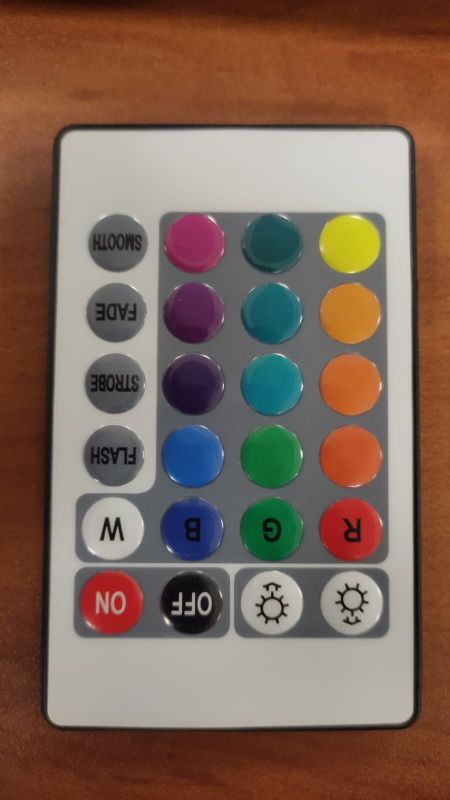
#> input picture images/prueba2.jpeg, 899 x 1599 px (shown at 1/2 size)
$ python CountingThings.py
#> lines starting #> are read from the running program, lines starting #| are printed output that depends on the picture; after the words box and inside, x2 and y2 are one past the last pixel; in counts of white or black regions, pixels touching at a corner belong together
### preprocesamiento.py
import cv2
import numpy as np

from util import image_resize


def preprocesamiento (imagen):
    # leer las matrices de calibracion
    cam_matrix = np.genfromtxt("./calibration/cam_matrix.txt",delimiter=",")
    coef_dist = np.genfromtxt ("./calibration/coef_dist.txt",delimiter=",")

    ################################
    # calibracion
    ################################
    h,  w = imagen.shape[:2]
    newcameramtx, roi = cv2.getOptimalNewCameraMatrix(cam_matrix,coef_dist , (w,h), 0, (w,h))
    # undistort
    dst = cv2.undistort(imagen, cam_matrix, coef_dist, None, newcameramtx)
    # crop the image
    x, y, w, h = roi
    calibrated = dst[y:y+h, x:x+w]
    ################################
    # Modificaion de tamaño
    ################################
    resized = image_resize(calibrated,height=480)
    ################################
    # reduccion a escala de grises
    ################################
    grises = cv2.cvtColor(resized, cv2.COLOR_BGR2GRAY)
    return grises,resized

### util.py
import cv2

def image_resize(image, width = None, height = None, inter = cv2.INTER_AREA):
    # initialize the dimensions of the image to be resized and
    # grab the image size
    dim = None
    (h, w) = image.shape[:2]

    # if both the width and height are None, then return the
    # original image
    if width is None and height is None:
        return image

    # check to see if the width is None
    if width is None:
        # calculate the ratio of the height and construct the
        # dimensions
        r = height / float(h)
        dim = (int(w * r), height)

    # otherwise, the height is None
    else:
        # calculate the ratio of the width and construct the
        # dimensions
        r = width / float(w)
        dim = (width, int(h * r))

    # resize the image
    resized = cv2.resize(image, dim, interpolation = inter)

    # return the resized image
    return resized

### segmentacion.py
import cv2

class Region :
    # [6 lines left out: function __init__, not called in this run]

class Rectange :
    # [38 lines left out: functions __init__, overlap_x, overlap_y, intercept, combine, not called in this run]


def segmentacion(grises):
    _,th =  cv2.threshold(grises, 150, 255, cv2.THRESH_BINARY_INV)

    cnts,_ = cv2.findContours(th, cv2.RETR_EXTERNAL, cv2.CHAIN_APPROX_SIMPLE)
    return cnts

# [33 lines left out: functions split, merge_two_region, not called in this run]
def merge():pass

# [4 lines that do not run on import are left out]

### mostrarResultados.py
import cv2

def mostrarResultados (imagen0,cnts):
    imagen = imagen0.copy()
    cv2.drawContours(imagen, cnts, -1, (255,0,0),2)
    print('Contornos: ', len(cnts))

    font = cv2.FONT_HERSHEY_SIMPLEX
    i=0
    for c in cnts:
        #Podemos encontrar el centro de la mancha usando momentos en OpenCV.
        M=cv2.moments(c)
        if (M["m00"]==0): M["m00"]=1
        x=int(M["m10"]/M["m00"])
        y=int(M['m01']/M['m00'])

        mensaje = 'Objeto#:' + str(i+1)
        #ME PERMITE PONER TEXTO SOBRE UNA IMAGEN
        cv2.putText(imagen,mensaje,(x-40,y),font,0.75,
            (255,0,0),2,cv2.LINE_AA)
        #DIBUJA LOS CONTRONOS SOBRE MI IMAGEN
        cv2.drawContours(imagen, [c], 0, (255,0,0),2)
        cv2.imshow('Objetos', imagen)
        cv2.imshow('Imagen', imagen0)
        cv2.waitKey(0)
        i = i+1
    cv2.destroyAllWindows()

### CountingThings.py
import cv2

from mostrarResultados import mostrarResultados
from preprocesamiento import preprocesamiento
from segmentacion import segmentacion

#input
imagen = cv2.imread('./images/prueba2.jpeg')
#> imagen is the input picture: shape (1599, 899, 3); mean B, G, R 89, 102.3, 126.1

# Modulo 1
grises, calibrated = preprocesamiento(imagen)
#> in preprocesamiento, `dst = cv2.undistort(imagen, cam_matrix, coef_dist, None, newcameramtx)`:
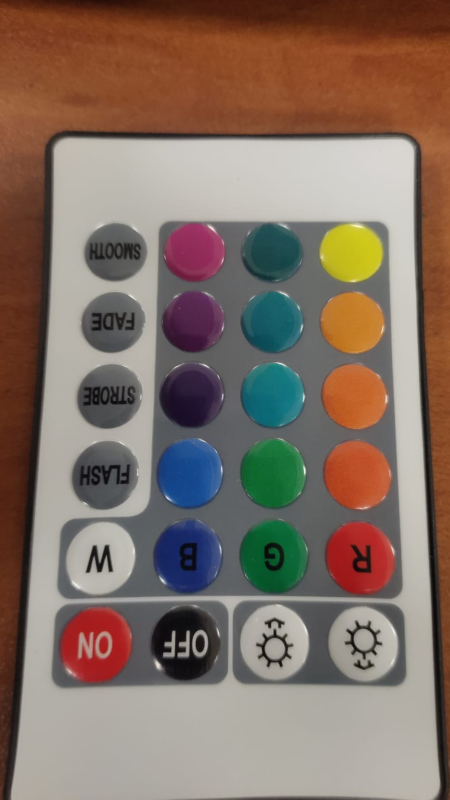
#> dst: shape (1599, 899, 3) (shown at 1/2 size); mean B, G, R 101.5, 112.9, 131.1
#> in image_resize, `resized = cv2.resize(image, dim, interpolation = inter)`:
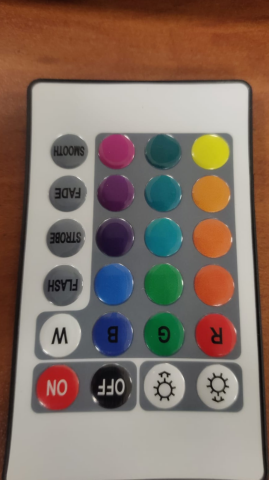
#> resized: shape (480, 269, 3); mean B, G, R 101.5, 112.9, 131.1
#> in preprocesamiento, `grises = cv2.cvtColor(resized, cv2.COLOR_BGR2GRAY)`:
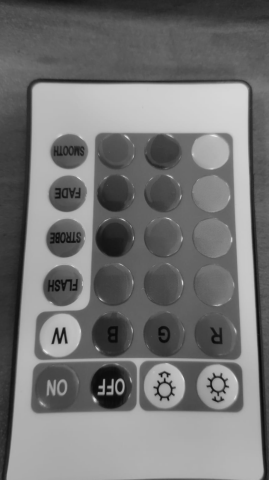
#> grises: shape (480, 269); min 10, max 231, mean 117.1
# Modulo 2
cnts = segmentacion (grises)
#> in segmentacion, `_,th =  cv2.threshold(grises, 150, 255, cv2.THRESH_BINARY_INV)`:
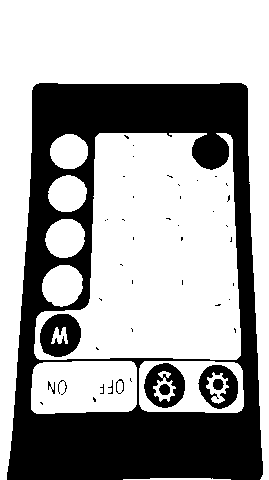
#> th: shape (480, 269); 64.7% white; 46 black regions (36 under 20 px)
#> in segmentacion, `cnts,_ = cv2.findContours(th, cv2.RETR_EXTERNAL, cv2.CHAIN_APPROX_SIMP..`: cnts = 9 contours; largest, box (x1, y1, x2, y2) and area: (0, 0, 269, 480) 36271, (34, 133, 241, 360) 33816, (31, 361, 137, 414) 5184, (139, 361, 244, 413) 5112, (42, 265, 83, 307) 1273
# Modulo 3
mostrarResultados(calibrated,cnts)
#> in mostrarResultados, `cv2.drawContours(imagen, cnts, -1, (255,0,0),2)`:
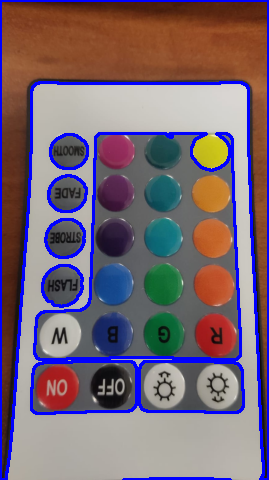
#> imagen: shape (480, 269, 3); 9.49% of pixels changed, all inside (x1, y1, x2, y2) = (0, 0, 269, 480)
#| Contornos:  9
#> the loop in mostrarResultados, `for c in cnts:` made 9 passes
#> (x, y, mensaje) on passes 1 to 9: (180, 478, 'Objeto#:1'), (190, 386, 'Objeto#:2'), (83, 386, 'Objeto#:3'), (62, 285, 'Objeto#:4'), (64, 237, 'Objeto#:5'), (66, 193, 'Objeto#:6'), (68, 151, 'Objeto#:7'), (154, 257, 'Objeto#:8'), (124, 118, 'Objeto#:9')
#> pass 1, in mostrarResultados, `cv2.imshow('Objetos', imagen)`:
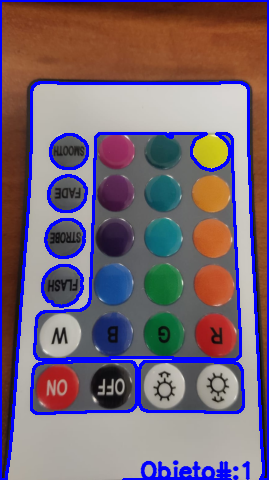
#> window 'Objetos': shape (480, 269, 3); mean B, G, R 116.6, 101.1, 118.1
#> after the loop in mostrarResultados, `for c in cnts:`:
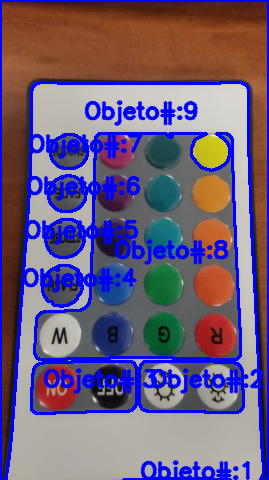
#> imagen: shape (480, 269, 3); 10.47% of pixels changed, all inside (x1, y1, x2, y2) = (24, 100, 265, 480)
#> after the loop in mostrarResultados, `for c in cnts:`: i = 9
